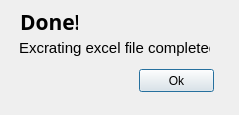
<?xml version="1.0" encoding="UTF-8"?>
<ui version="4.0">
 <class>Dialog</class>
 <widget class="QDialog" name="Dialog">
  <property name="geometry">
   <rect>
    <x>0</x>
    <y>0</y>
    <width>239</width>
    <height>115</height>
   </rect>
  </property>
  <property name="sizePolicy">
   <sizepolicy hsizetype="Fixed" vsizetype="Fixed">
    <horstretch>0</horstretch>
    <verstretch>0</verstretch>
   </sizepolicy>
  </property>
  <property name="windowTitle">
   <string>Complete</string>
  </property>
  <property name="sizeGripEnabled">
   <bool>false</bool>
  </property>
  <widget class="QLabel" name="label">
   <property name="geometry">
    <rect>
     <x>20</x>
     <y>10</y>
     <width>58</width>
     <height>23</height>
    </rect>
   </property>
   <property name="font">
    <font>
     <family>Mongolian Baiti</family>
     <pointsize>16</pointsize>
     <weight>75</weight>
     <bold>true</bold>
    </font>
   </property>
   <property name="text">
    <string>Done!</string>
   </property>
  </widget>
  <widget class="QLabel" name="label_2">
   <property name="geometry">
    <rect>
     <x>19</x>
     <y>39</y>
     <width>191</width>
     <height>18</height>
    </rect>
   </property>
   <property name="font">
    <font>
     <pointsize>11</pointsize>
    </font>
   </property>
   <property name="text">
    <string>Excrating excel file completed</string>
   </property>
  </widget>
  <widget class="QPushButton" name="close_btn3">
   <property name="geometry">
    <rect>
     <x>139</x>
     <y>69</y>
     <width>75</width>
     <height>23</height>
    </rect>
   </property>
   <property name="text">
    <string>Ok</string>
   </property>
  </widget>
 </widget>
 <resources/>
 <connections/>
</ui>
